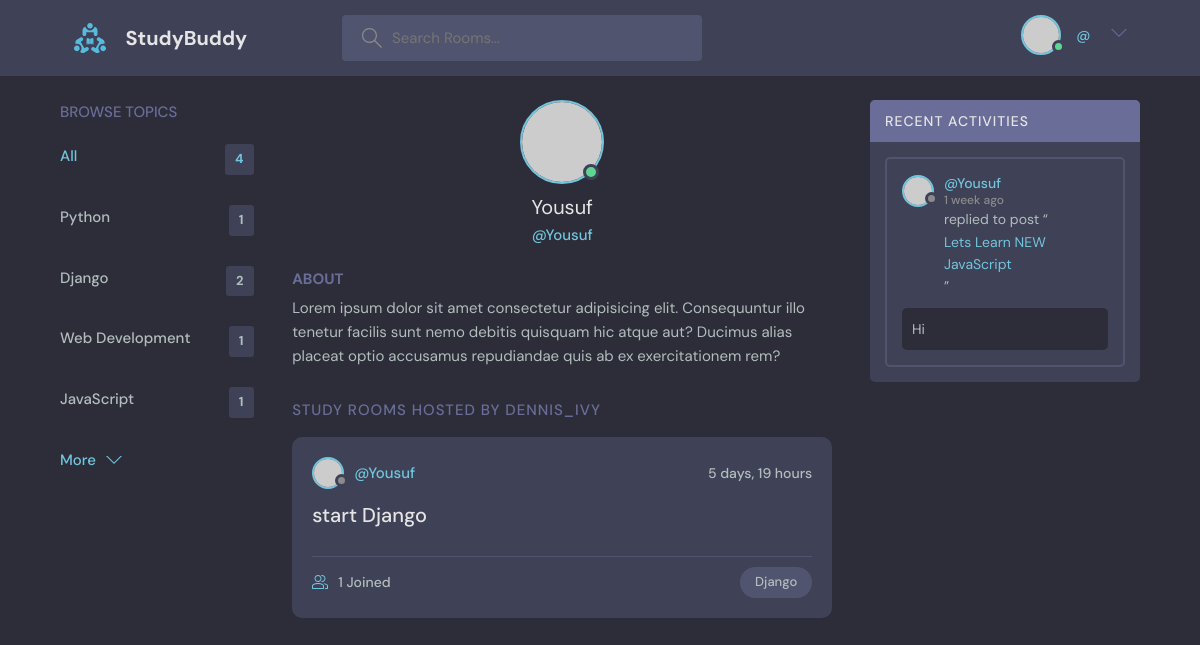
The page /profile/2 on the database its author committed.
### base/models.py (models this page shows, shortened)
class Topic(models.Model):
    name = models.CharField(max_length=200)

class Room(models.Model):
    host = models.ForeignKey(User, on_delete=models.SET_NULL, null=True)
    topic = models.ForeignKey(Topic, on_delete=models.SET_NULL, null=True)
    name = models.CharField(max_length=200)
    description = models.TextField(null=True, blank=True)
    participants = models.ManyToManyField(User, related_name='participants', blank=True)
    updated = models.DateTimeField(auto_now=True)
    created = models.DateTimeField(auto_now_add=True)
    class Meta:
        ordering = ['-updated', '-created']

class Message(models.Model):
    user = models.ForeignKey(User, on_delete=models.CASCADE)
    room = models.ForeignKey(Room, on_delete=models.CASCADE)
    body = models.TextField()
    updated = models.DateTimeField(auto_now=True)
    created = models.DateTimeField(auto_now_add=True)

### base/views.py (the view)
# urls.py: path('profile/<str:pk>', views.profile, name='user-profile'),
def profile(request, pk):
    user = User.objects.get(id=pk)
    rooms = user.room_set.all()
    room_messages = user.message_set.all()
    topics = Topic.objects.all()
    context = {'user': user, 'rooms':rooms, 'room_messages':room_messages, 'topics':topics}
    return render(request, 'base/profile.html', context)

### base/templates/base/profile.html (shortened to what this page needs)
{% extends 'main.html' %}
{% block content %}
  <main class="profile-page layout layout--3">
    <div class="container">
      {% include 'base/topics_component.html' %}
      <div class="roomList">
        <div class="profile">
          <div class="profile__avatar">
            <div class="avatar avatar--large active">
              <img src="https://randomuser.me/api/portraits/men/11.jpg" />
            </div>
          </div>
          <div class="profile__info">
            <h3>{{user.username}}</h3>
            <p>@{{user.username}}</p>
          </div>
          <div class="profile__about">
            <h3>About</h3>
            <p>
              Lorem ipsum dolor sit amet consectetur adipisicing elit. Consequuntur illo tenetur
              facilis sunt nemo debitis quisquam hic atque aut? Ducimus alias placeat optio
              accusamus repudiandae quis ab ex exercitationem rem?
            </p>
          </div>
        </div>
        <div class="roomList__header">
          <div>
            <h2>Study Rooms Hosted by dennis_ivy</a>
            </h2>
          </div>
        </div>
        {% include 'base/feed_component.html' %}
      </div>
      {% include 'base/activity_component.html' %}
    </div>
  </main>
</body>
</html>
{% endblock %}

### base/templates/base/topics_component.html
        <div class="topics">
            <div class="topics__header">
              <h2>Browse Topics</h2>
            </div>
            <ul class="topics__list">
              <li>
                <a href="/" class="active">All <span>{{topics.count}}</span></a>
              </li>
              {% for topic in topics %}
              <li>
                <a href="{% url 'home' %}?q={{topic.name}}">{{topic.name}} <span>{{topic.room_set.all.count}}</span></a>
              </li>
              {% endfor %}
            </ul>
            <a class="btn btn--link" href="topics.html">
              More
              <svg version="1.1" xmlns="http://www.w3.org/2000/svg" width="32" height="32" viewBox="0 0 32 32">
                <title>chevron-down</title>
                <path d="M16 21l-13-13h-3l16 16 16-16h-3l-13 13z"></path>
              </svg>
            </a>
          </div>

### base/templates/base/feed_component.html (shortened to what this page needs)
<div class="roomList">
    {% for room in rooms %}
    <div class="roomListRoom">
      <div class="roomListRoom__header">
        <a href="{% url 'user-profile' room.host.id %}" class="roomListRoom__author">
          <div class="avatar avatar--small">
            <img src="https://randomuser.me/api/portraits/women/11.jpg" />
          </div>
          <span>@{{room.host.username}}</span>
        </a>
        <div class="roomListRoom__actions">
          <span>{{room.created|timesince}}</span>
        </div>
      </div>
      <div class="roomListRoom__content">
        <a href="{% url 'room' room.id %}">{{room.name}}</a>
      </div>
      <div class="roomListRoom__meta">
        <a href="{% url 'room' room.id %}" class="roomListRoom__joined">
          {{room.participants.all.count}} Joined
        </a>
        <p class="roomListRoom__topic">{{room.topic.name}}</p>
      </div>
    </div>
    {% endfor %}
</div>

### base/templates/base/activity_component.html (shortened to what this page needs)
<div class="activities">
    <div class="activities__header">
      <h2>Recent Activities</h2>
    </div>
    {% for recent in room_messages%}
    <div class="activities__box">
      <div class="activities__boxHeader roomListRoom__header">
        <a href="{% url 'user-profile' recent.user.id %}" class="roomListRoom__author">
          <div class="avatar avatar--small">
            <img src="https://randomuser.me/api/portraits/women/11.jpg" />
          </div>
          <p>
            @{{recent.user}}
            <span>{{recent.created|timesince}} ago</span>
          </p>
        </a>
      </div>
      <div class="activities__boxContent">
        <p>replied to post “<a href="{% url 'room' recent.room.id %}">{{recent.room.name}}</a>”</p>
        <div class="activities__boxRoomContent">
            {{recent.body}}
        </div>
      </div>
    </div>
    {% endfor %}
  </div>

### rows shown on the page
Topic: name "Python", room_set.all.count "1"
Topic: name "Django", room_set.all.count "2"
Topic: name "Web Development", room_set.all.count "1"
Topic: name "JavaScript", room_set.all.count "1"
Room: host.username "Yousuf", created "5 days, 19 hours", name "start Django", participants.all.count "1", topic.name "Django"
Message: user "Yousuf", created "1 week", room.name "Lets Learn NEW JavaScript", body "Hi"

### other values the page prints
{{ topics.count }} "4"
{{ user.username }} "Yousuf"
